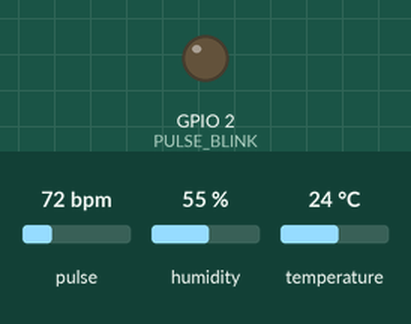
The sketch below on a simulated ESP32. On the bench: output pins drawn as LEDs (lit = HIGH). Dashed ring = blinking. Inputs (shaded band) come from the test bench; at power-on: pulse 72 bpm, humidity 55 %, temperature 24 °C. WiFi joins after 1.5 s; servers stay silent unless stated; web services answer with replies made up by the test bench; what the sketch prints to the serial monitor is not drawn.

Above: at 0.1 s.
At 3.2 s:
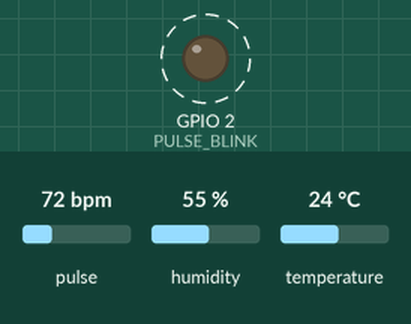
3.3 s: pulse set to 158 bpm
At 3.8 s:
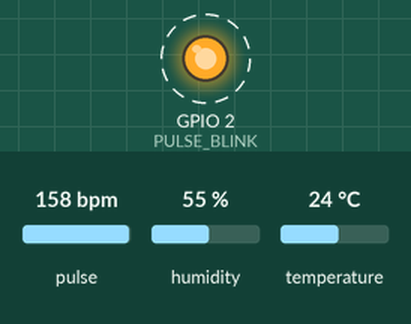
6.8 s: pulse set to 70 bpm
Timing chart, 0 to 18.8 s (numbered marks = the images above; inputs shaded):
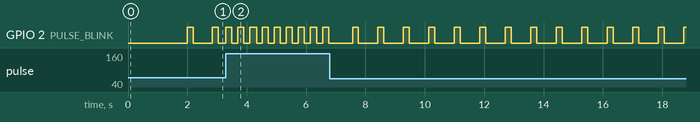

The sketch:

HealthMonitorAlertFinal.ino
```cpp
#define USE_ARDUINO_INTERRUPTS true
#include <PulseSensorPlayground.h>
#include <Wire.h>
#include <DHT.h>
#include <WiFi.h>
#include <HTTPClient.h>

// Pulse Sensor setup
const int OUTPUT_TYPE = SERIAL_PLOTTER;
const int PULSE_INPUT = 34;  // GPIO34 for ESP32
const int PULSE_BLINK = 2;   // On-board LED pin or another GPIO pin for blink
const int THRESHOLD = 550;   // Adjust this threshold for noise filtering
PulseSensorPlayground pulseSensor;

// DHT setup
#define DHTPIN 23                 // Pin where the DHT sensor is connected
#define DHTTYPE DHT11             // DHT 11 or DHT 22
DHT dht(DHTPIN, DHTTYPE);

// Wi-Fi and ThingSpeak setup
const char* ssid = "IDEA_WIFI_2";   // Your Wi-Fi network name
const char* password = "ideawifi2"; // Your Wi-Fi password
String apiKey = "E0SZO2XMU6OSF6WA"; // ThingSpeak API key
const char* server = "http://api.thingspeak.com/update";

// IFTTT setup (replace with your IFTTT event name and key)
const char* ifttt_event_name = "health_alert";  // Replace with your IFTTT event name
const char* ifttt_key = "caT3j1GCDuE7i6NMXRFw5c";  // Replace with your IFTTT Webhook key
String ifttt_url = "http://maker.ifttt.com/trigger/" + String(ifttt_event_name) + "/with/key/" + String(ifttt_key);

// Variables for timing ThingSpeak updates
unsigned long lastUpdateTime = 0;
const unsigned long updateInterval = 15000;  // 15 seconds (ThingSpeak limit)

// Store the last valid heart rate
int lastValidHeartRate = 0;

void setup() {
    Serial.begin(115200);  // Start serial communication at 115200 baud

    // Configure the PulseSensor manager
    pulseSensor.analogInput(PULSE_INPUT);
    pulseSensor.blinkOnPulse(PULSE_BLINK);
    pulseSensor.setOutputType(OUTPUT_TYPE);
    pulseSensor.setThreshold(THRESHOLD);

    // Start reading the PulseSensor signal
    if (!pulseSensor.begin()) {
        for(;;) {
            digitalWrite(PULSE_BLINK, LOW);
            delay(50);
            digitalWrite(PULSE_BLINK, HIGH);
            delay(50);
        }
    }

    // Wi-Fi setup
    Serial.println("Connecting to WiFi...");
    WiFi.begin(ssid, password);
    while (WiFi.status() != WL_CONNECTED) {
        delay(1000);
        Serial.println("...");
    }
    Serial.println("Connected to WiFi");

    // Initialize DHT sensor
    dht.begin();
}

void loop() {
    // Update PulseSensor readings continuously
    pulseSensor.outputSample();

    // Check if a beat has been detected
    if (pulseSensor.sawStartOfBeat()) {
        lastValidHeartRate = pulseSensor.getBeatsPerMinute(); // Store latest heart rate
        Serial.print("Heart Rate: ");
        Serial.println(lastValidHeartRate); // Print heart rate to Serial
    }

    // Get temperature reading from DHT sensor
    float temperature = dht.readTemperature();
    if (isnan(temperature)) {
        Serial.println("Failed to read from DHT sensor!");
    } else {
        Serial.print("Temperature: ");
        Serial.println(temperature);
    }

    // Send data to ThingSpeak every 15 seconds
    unsigned long currentTime = millis();
    if (currentTime - lastUpdateTime > updateInterval) {
        lastUpdateTime = currentTime;

        // Send temperature and the most recent heart rate to ThingSpeak
        if (WiFi.status() == WL_CONNECTED) {
            HTTPClient http;
            String url = String(server) + "?api_key=" + apiKey + "&field1=" + String(temperature) + "&field2=" + String(lastValidHeartRate); // Send last valid heart rate
            http.begin(url);
            int httpCode = http.GET();

            if (httpCode > 0) {
                Serial.println("Data sent to ThingSpeak successfully");
            } else {
                Serial.println("Error in sending data to ThingSpeak");
            }
            http.end();
        }
    }

    // Check if heart rate exceeds 120 BPM or temperature exceeds 35°C and trigger IFTTT
    if (lastValidHeartRate > 120 || temperature > 35) {
        sendAlert(lastValidHeartRate, temperature); // Call function to trigger alert
    }
}

void sendAlert(int heartRate, float temperature) {
    if (WiFi.status() == WL_CONNECTED) {
        HTTPClient http;
        String ifttt_alert_url = ifttt_url + "?value1=" + String(heartRate) + "&value2=" + String(temperature);
        http.begin(ifttt_alert_url);
        int httpCode = http.POST("");  // Send a POST request to trigger the alert

        if (httpCode > 0) {
            Serial.println("IFTTT alert triggered successfully");
        } else {
            Serial.println("Error in triggering IFTTT alert");
        }
        http.end();
    }
}
```

Measured:
- after the input at 3.3 s, GPIO 2 (PULSE_BLINK): alternates HIGH for 0.20 s and LOW for 0.20 s, starting at once
- by itself, GPIO 2 (PULSE_BLINK): alternates HIGH for 0.20 s and LOW for 0.63 s
